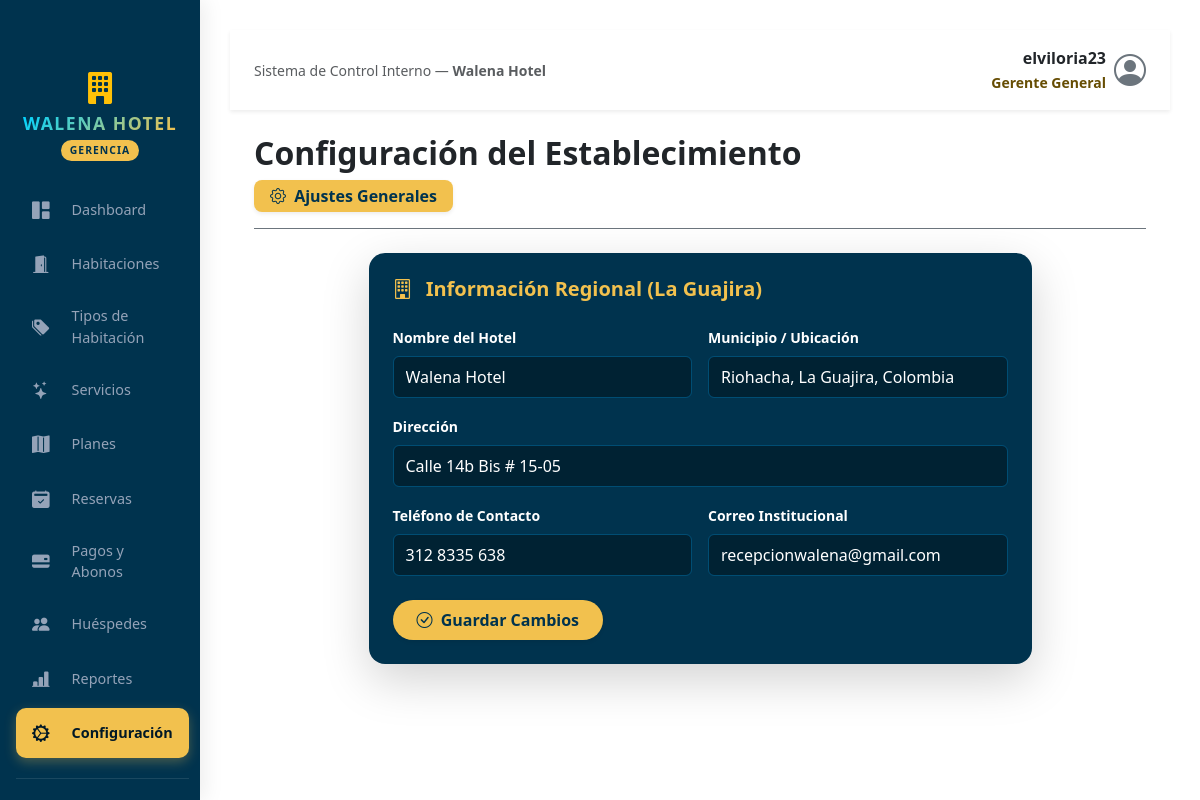
Page /gerente/configuracion/ (signed in) on the committed database.
### hotel_walena/models.py (models this page shows, shortened)
class HotelConfig(models.Model):
    nombre = models.CharField(max_length=100, default="Walena Hotel")
    municipio = models.CharField(max_length=100, default="Riohacha, La Guajira, Colombia")
    direccion = models.CharField(max_length=200, default="Calle 14b Bis # 15-05")
    telefono = models.CharField(max_length=50, default="+57 300 123 4567")
    email = models.EmailField(default="contacto@walenahotel.com")
    class Meta:
        db_table = 'hotel_walena_hotelconfig'

### hotel_walena/views.py (the view, shortened to what this page needs)
# urls.py: path('gerente/configuracion/', gerente_configuracion, name='gerente_configuracion'),
@login_required(login_url='/login/')
@user_passes_test(es_gerente, login_url='/habitaciones/')
def gerente_configuracion(request):
    config, created = HotelConfig.objects.get_or_create(id=1)
    context = {
        'config': config,
    }
    return render(request, 'gerente/configuracion.html', context)

### hotel_walena/context_processors.py (called while the page is built)
def hotel_context(request):
    try:
        config, _ = HotelConfig.objects.get_or_create(id=1)
    except DatabaseError:
        config = None
    return {'hotel': config}

### hotel_walena/views.py (called while the page is built)
def es_gerente(user):
    if not user.is_authenticated:
        return False
    return user.is_superuser

### hotel_walena/templates/gerente/configuracion.html (shortened to what this page needs)
{% extends 'base_gerente.html' %}
{% block content %}
<div class="d-flex flex-column align-items-start mb-4 border-bottom border-secondary pb-3 gap-2">
    <h2 class="fw-bold text-walena-dark mb-0">Configuración del Establecimiento</h2>
    <span class="badge badge-walena-gold fs-6 px-3 py-2 rounded-3 shadow-sm">
        <i class="bi bi-gear me-1"></i> Ajustes Generales
    </span>
</div>
<div class="row justify-content-center">
    <div class="col-lg-9">
        <div class="card border-0 shadow-lg rounded-4 p-4 bg-walena-dark border-walena">
            <h5 class="fw-bold mb-4 text-walena-gold">
                <i class="bi bi-building me-2"></i> Información Regional (La Guajira)
            </h5>
            <form method="POST">
                <div class="row g-3">
                    <div class="col-md-6">
                        <label class="form-label small fw-semibold text-white">Nombre del Hotel</label>
                        <input type="text" name="nombre" class="form-control form-control-walena py-2" value="{{ config.nombre }}">
                    </div>
                    <div class="col-md-6">
                        <label class="form-label small fw-semibold text-white">Municipio / Ubicación</label>
                        <input type="text" name="municipio" class="form-control form-control-walena py-2" value="{{ config.municipio }}">
                    </div>
                    <div class="col-md-12">
                        <label class="form-label small fw-semibold text-white">Dirección</label>
                        <input type="text" name="direccion" class="form-control form-control-walena py-2" value="{{ config.direccion }}">
                    </div>
                    <div class="col-md-6">
                        <label class="form-label small fw-semibold text-white">Teléfono de Contacto</label>
                        <input type="text" name="telefono" class="form-control form-control-walena py-2" value="{{ config.telefono }}">
                    </div>
                    <div class="col-md-6">
                        <label class="form-label small fw-semibold text-white">Correo Institucional</label>
                        <input type="email" name="email" class="form-control form-control-walena py-2" value="{{ config.email }}">
                    </div>
                </div>
                <div class="mt-4">
                    <button type="submit" class="btn btn-walena-gold fw-bold px-4 py-2 rounded-pill shadow-sm">
                        <i class="bi bi-check-circle me-1"></i> Guardar Cambios
                    </button>
                </div>
            </form>
        </div>
    </div>
</div>
{% endblock %}

### hotel_walena/templates/base_gerente.html (shortened to what this page needs)
{% load static %}
<!DOCTYPE html>
<html lang="es">
<head>
    <link rel="stylesheet" href="{% static 'css/bootstrap.css' %}">
    <link rel="stylesheet" href="{% static 'css/bootstrap-icons.min.css' %}">
    <link rel="stylesheet" href="{% static 'css/style.css' %}">
</head>
<body class="gerente-body">
    <div class="container-fluid p-0">
        <div class="row g-0">
            <nav id="sidebarMenu" class="col-md-3 col-lg-2 sidebar-gerente collapse d-md-block">
                <div class="sidebar-wrapper">
                    <div class="sidebar-brand-container text-center mb-4">
                        <div class="brand-logo-icon mb-2">
                            <i class="bi bi-building-fill text-warning"></i>
                        </div>
                        <h5 class="brand-title mb-1">WALENA HOTEL</h5>
                        <span class="badge badge-gerente-rol">GERENCIA</span>
                    </div>
                    <ul class="nav flex-column sidebar-nav gap-1">
                        <li class="nav-item">
                            <a class="nav-link {% if request.resolver_match.url_name == 'gerente_dashboard' %}active{% endif %}" href="{% url 'gerente_dashboard' %}">
                                <i class="bi bi-grid-1x2-fill"></i>
                                <span>Dashboard</span>
                            </a>
                        </li>
                        <li class="nav-item">
                            <a class="nav-link {% if request.resolver_match.url_name == 'gerente_habitaciones' %}active{% endif %}" href="{% url 'gerente_habitaciones' %}">
                                <i class="bi bi-door-open-fill"></i>
                                <span>Habitaciones</span>
                            </a>
                        </li>
                        <li class="nav-item">
                            <a class="nav-link {% if request.resolver_match.url_name == 'gerente_tipos' %}active{% endif %}" href="{% url 'gerente_tipos' %}">
                                <i class="bi bi-tags-fill"></i>
                                <span>Tipos de Habitación</span>
                            </a>
                        </li>
                        <li class="nav-item">
                            <a class="nav-link {% if request.resolver_match.url_name == 'gerente_servicios' %}active{% endif %}" href="{% url 'gerente_servicios' %}">
                                <i class="bi bi-stars"></i>
                                <span>Servicios</span>
                            </a>
                        </li>
                        <li class="nav-item">
                            <a class="nav-link {% if request.resolver_match.url_name == 'gerente_planes' %}active{% endif %}" href="{% url 'gerente_planes' %}">
                                <i class="bi bi-map-fill"></i>
                                <span>Planes</span>
                            </a>
                        </li>
                        <li class="nav-item">
                            <a class="nav-link {% if request.resolver_match.url_name == 'gerente_reservas' %}active{% endif %}" href="{% url 'gerente_reservas' %}">
                                <i class="bi bi-calendar2-check-fill"></i>
                                <span>Reservas</span>
                            </a>
                        </li>
                        <li class="nav-item">
                            <a class="nav-link {% if request.resolver_match.url_name == 'gerente_pagos' %}active{% endif %}" href="{% url 'gerente_pagos' %}">
                                <i class="bi bi-credit-card-2-back-fill"></i>
                                <span>Pagos y Abonos</span>
                            </a>
                        </li>
                        <li class="nav-item">
                            <a class="nav-link {% if request.resolver_match.url_name == 'gerente_huespedes' %}active{% endif %}" href="{% url 'gerente_huespedes' %}">
                                <i class="bi bi-people-fill"></i>
                                <span>Huéspedes</span>
                            </a>
                        </li>
                        <li class="nav-item">
                            <a class="nav-link {% if request.resolver_match.url_name == 'gerente_reportes' %}active{% endif %}" href="{% url 'gerente_reportes' %}">
                                <i class="bi bi-bar-chart-line-fill"></i>
                                <span>Reportes</span>
                            </a>
                        </li>
                        <li class="nav-item">
                            <a class="nav-link {% if request.resolver_match.url_name == 'gerente_configuracion' %}active{% endif %}" href="{% url 'gerente_configuracion' %}">
                                <i class="bi bi-gear-wide-connected"></i>
                                <span>Configuración</span>
                            </a>
                        </li>
                        <li class="sidebar-divider my-3"></li>
                    </ul>
                </div>
            </nav>
            <main class="col-md-9 ms-sm-auto col-lg-10 main-content-gerente">
                <header class="topbar-gerente d-flex justify-content-between align-items-center mb-4 px-3 px-md-4 py-3 shadow-sm">
                    <div class="d-none d-md-block">
                        <span class="text-muted small">Sistema de Control Interno — <strong>Walena Hotel</strong></span>
                    </div>
                    <div class="dropdown">
                        <button class="btn p-0 border-0 bg-transparent d-flex align-items-center gap-2" type="button" data-bs-toggle="dropdown" aria-expanded="false">
                            <div class="text-end d-none d-sm-block">
                                <div class="fw-bold text-dark">{{ request.user.username }}</div>
                                <small class="text-warning-emphasis fw-semibold">Gerente General</small>
                            </div>
                            <div class="avatar-circle">
                                <i class="bi bi-person-circle fs-2 text-secondary"></i>
                            </div>
                        </button>
                    </div>
                </header>
                <div class="container-fluid px-4">
                    {% block content %}
                    {% endblock %}
                </div>
            </main>
        </div>
    </div>
</body>
</html>

### hotel_walena/public/css/style.css (style rules this page uses)
html { overflow-y: scroll; }
.brand-title { font-size: 4rem; font-weight: 800; line-height: 0.8; background: linear-gradient(135deg, #00d2ff, #f2c14e); background-clip: text; -webkit-background-clip: text; -webkit-text-fill-color: transparent; color: transparent; display: inline-block; }
:root { --walena-gold: #f2c14e; --walena-orange: #d97706; --walena-navy: #00334e; --walena-dark: #212529; }
.btn-walena-gold { background-color: #f2c14e !important; color: #00334e !important; font-weight: 700; border: none; transition: all 0.3s ease; }
.btn-walena-gold { background-color: #f2c14e !important; color: #00334e !important; border: none; font-weight: 600; }
.sidebar-gerente { position: fixed; top: 0; bottom: 0; left: 0; z-index: 100; padding: 48px 0 0; box-shadow: inset -1px 0 0 rgba(0, 0, 0, .1); background-color: #00334e !important; }
.sidebar-gerente .nav-link { color: rgba(255, 255, 255, 0.8); font-weight: 500; padding: 12px 20px; transition: all 0.3s; }
.sidebar-gerente .nav-link:hover, .sidebar-gerente .nav-link.active { color: #f2c14e !important; background-color: rgba(255, 255, 255, 0.05); }
.sidebar-gerente .nav-link i { margin-right: 10px; font-size: 1.1rem; }
.badge-gerente-rol { background-color: #f2c14e !important; color: #00334e !important; font-weight: bold; }
.main-content-gerente { margin-left: 260px; padding: 30px; }
.sidebar-gerente { background: #001826; min-height: 100vh; box-shadow: 4px 0 20px rgba(0, 0, 0, 0.08); z-index: 1000; }
.sidebar-wrapper { padding: 1.5rem 1rem; position: sticky; top: 0; }
.brand-logo-icon { font-size: 2rem; line-height: 1; }
.brand-title { color: #ffffff; font-weight: 800; letter-spacing: 1.5px; font-size: 1.1rem; }
.badge-gerente-rol { background-color: rgba(242, 193, 78, 0.15); color: #f2c14e; border: 1px solid rgba(242, 193, 78, 0.3); font-size: 0.65rem; letter-spacing: 1px; padding: 0.4em 0.8em; border-radius: 20px; }
.sidebar-nav .nav-link { color: #94a3b8; font-weight: 500; font-size: 0.9rem; padding: 0.75rem 1rem; border-radius: 10px; display: flex; align-items: center; gap: 0.75rem; transition: all 0.2s ease; }
.sidebar-nav .nav-link i { font-size: 1.1rem; transition: transform 0.2s ease; color: #94a3b8; }
.sidebar-nav .nav-link.active, .sidebar-nav .nav-link.active i, .sidebar-nav .nav-link.active span { color: #001826 !important; background-color: #f2c14e !important; font-weight: 700 !important; }
.sidebar-nav .nav-link.active { box-shadow: 0 4px 12px rgba(242, 193, 78, 0.3); }
.sidebar-divider { border-top: 1px solid rgba(255, 255, 255, 0.1); }
.avatar-circle i { transition: transform 0.2s ease; }
.bg-walena-dark { background-color: #00334e !important; }
.border-walena { border-color: #004d73 !important; }
.text-walena-gold { color: #f2c14e !important; }
.btn-walena-gold { background-color: #f2c14e !important; color: #00334e !important; font-weight: bold; }
.form-control-walena { background-color: #002233 !important; color: #ffffff !important; border-color: #004d73 !important; }
.form-control-walena::placeholder { color: rgba(255, 255, 255, 0.65) !important; opacity: 1 !important; }
.badge-walena-gold { background-color: #f2c14e !important; color: #00334e !important; font-weight: bold !important; }
:root { --bg-principal: #ffffff; --texto-principal: #212529; --card-bg: #ffffff; --border-color: #dee2e6; }
body { background-color: var(--bg-principal) !important; color: var(--texto-principal) !important; transition: background-color 0.3s ease, color 0.3s ease; }
:root { --walena-dark: #0f172a; --walena-darker: #090d16; --walena-gold: #f2c14e; --walena-card: #1e293b; }
.text-walena-gold { color: var(--walena-gold) !important; }
.btn-walena-gold { background-color: var(--walena-gold); color: var(--walena-darker); font-weight: 600; transition: all 0.2s ease; }

### rows in the picture
HotelConfig: nombre "Walena Hotel", municipio "Riohacha, La Guajira, Colombia", direccion "Calle 14b Bis # 15-05", telefono "312 8335 638", email "recepcionwalena@gmail.com"

### other values in the picture
{{ request.user.username }} "elviloria23"
